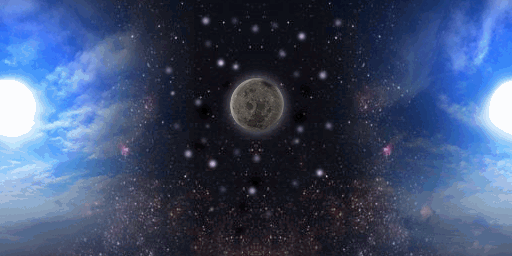
#> input picture game/art/classic/ui/console/human/day-indicator-texture4.png, 512 x 256 px
$ python prepare_races.py
#> lines starting #> are read from the running program, lines starting #| are printed output that depends on the picture; after the words box and inside, x2 and y2 are one past the last pixel; in counts of white or black regions, pixels touching at a corner belong together
"""按原始种族图集生成菜单状态及白昼指示盘；不添加新的边框或效果。"""
from pathlib import Path
from PIL import Image, ImageChops, ImageDraw
from prepare_panels import padded

ART = Path(__file__).resolve().parents[2] / 'game/art/classic'


def main():
    day = Image.open(ART / 'ui/console/human/day-indicator-texture4.png').convert('RGBA')
#> day is the input picture: PIL image 512x256 RGBA; mean R, G, B, A 61.2, 77, 109.8, 255
    sun = Image.new('RGBA', (64, 64))
#> sun: PIL image 64x64 RGBA; every value is 0
    sun.paste(day.crop((480, 73, 512, 137)), (0, 0))
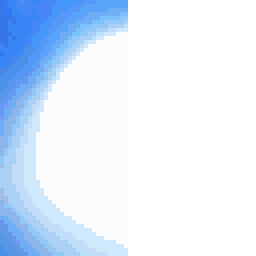
#> sun: PIL image 64x64 RGBA (shown 4 times larger); mean R, G, B, A 94, 107.8, 124.7, 127.5; transparent parts drawn white
    sun.paste(day.crop((0, 73, 32, 137)), (32, 0))
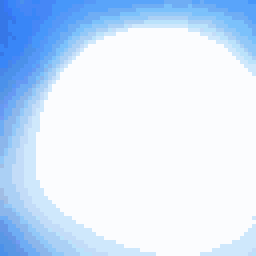
#> sun: PIL image 64x64 RGBA (shown 4 times larger); mean R, G, B, A 210.6, 229.3, 251.2, 255
    mask = Image.new('L', sun.size)
#> mask: PIL image 64x64 L; every value is 0
    ImageDraw.Draw(mask).ellipse((4, 4, 60, 60), fill=255)
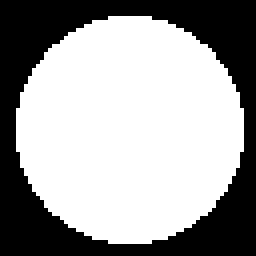
#> mask: PIL image 64x64 L (shown 4 times larger); 62.3% white; 1 black region, box (x1, y1, x2, y2) and area: (0, 0, 64, 64) 1543
    sun.putalpha(mask)
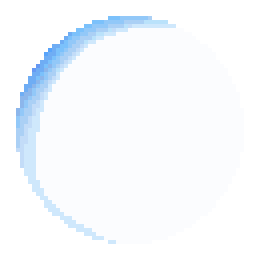
#> sun: PIL image 64x64 RGBA (shown 4 times larger); mean R, G, B, A 210.6, 229.3, 251.2, 158.9; transparent parts drawn white
    for race in ['human', 'nightelf', 'undead']:
#> (the run stopped early here; a loop or call above may not have finished)
